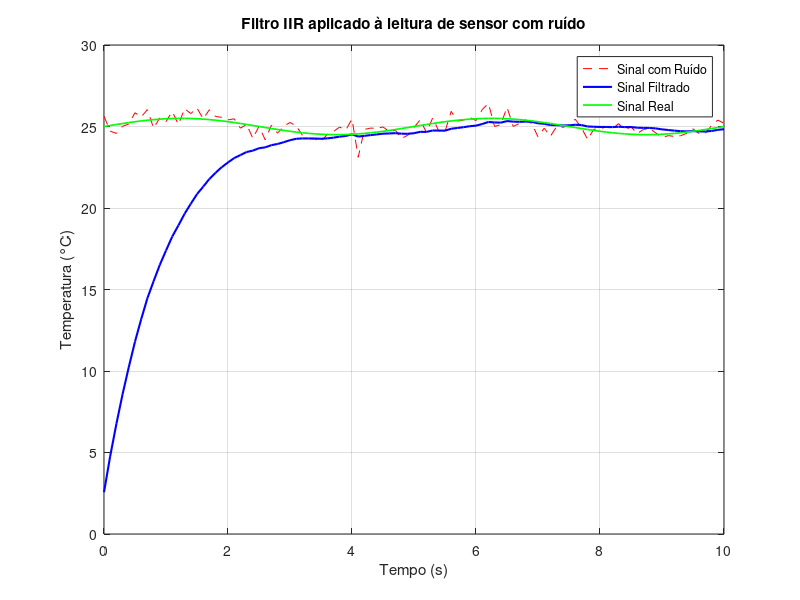

Here is the MATLAB script that generated this plot:
%% 1. SIMULAR O SINAL DO SENSOR
fs = 10;
t = 0:1/fs:10;
N = length(t);

temp_real = 25 + 0.5 * sin(2*pi*0.2*t);
ruido = 0.4 * randn(1, N);
temp_sensor = temp_real + ruido;

%% 2. DEFINIR O FILTRO IIR
a1 = 0.9;
b0 = 0.1;
b = [b0];
a = [1 -a1];
temp_filtrada = filter(b, a, temp_sensor);

%% 3. PLOTAR
figure;
plot(t, temp_sensor, 'r--', 'DisplayName', 'Sinal com Ruído');
hold on;
plot(t, temp_filtrada, 'b', 'LineWidth', 1.5, 'DisplayName', 'Sinal Filtrado');
plot(t, temp_real, 'g', 'LineWidth', 1.2, 'DisplayName', 'Sinal Real');
xlabel('Tempo (s)');
ylabel('Temperatura (°C)');
title('Filtro IIR aplicado à leitura de sensor com ruído');
legend;
grid on;

